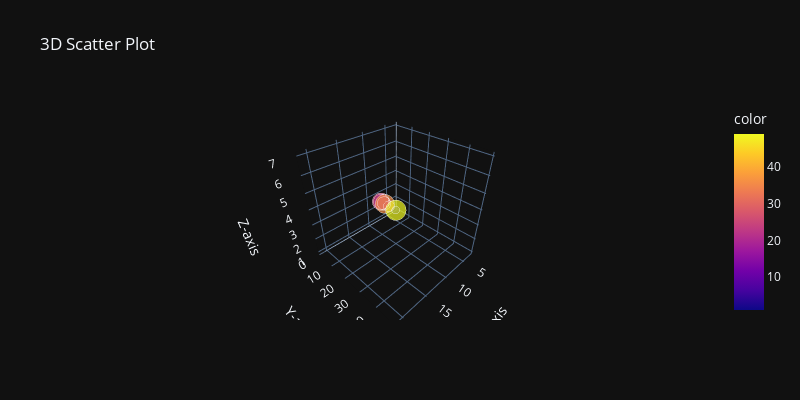

The notebook cell saved with this chart:
### Code cell
x = [3,6,9,12,15,18,21]
y = [1,4,9,16,25,36,49]
z = [1,2,3,4,5,6,7]
fig = px.scatter_3d(x=x, y=y, z=z, title= '3D Scatter Plot', labels={'x':'X-axis', 'y':'Y-axis', 'z':'Z-axis'},
                 width=800, height=400, template='plotly_dark', size=x , color=y)
fig.show()

### Figure 1 — Plotly figure (JSON) as saved in the notebook; plotly's stock layout.template omitted (floating-point values rounded to 4 significant figures)
{"data": [{"hovertemplate": "X-axis=%{x}<br>Y-axis=%{y}<br>Z-axis=%{z}<br>size=%{marker.size}<br>color=%{marker.color}<extra></extra>", "legendgroup": "", "marker": {"color": [1, 4, 9, 16, 25, 36, 49], "coloraxis": "coloraxis", "size": [3, 6, 9, 12, 15, 18, 21], "sizemode": "area", "sizeref": 0.0525, "symbol": "circle"}, "mode": "markers", "name": "", "scene": "scene", "showlegend": false, "type": "scatter3d", "x": [3, 6, 9, 12, 15, 18, 21], "y": [1, 4, 9, 16, 25, 36, 49], "z": [1, 2, 3, 4, 5, 6, 7]}], "layout": {"coloraxis": {"colorbar": {"title": {"text": "color"}}, "colorscale": [[0, "#0d0887"], [0.1111, "#46039f"], [0.2222, "#7201a8"], [0.3333, "#9c179e"], [0.4444, "#bd3786"], [0.5556, "#d8576b"], [0.6667, "#ed7953"], [0.7778, "#fb9f3a"], [0.8889, "#fdca26"], [1, "#f0f921"]]}, "height": 400, "legend": {"itemsizing": "constant", "tracegroupgap": 0}, "scene": {"domain": {"x": [0, 1], "y": [0, 1]}, "xaxis": {"title": {"text": "X-axis"}}, "yaxis": {"title": {"text": "Y-axis"}}, "zaxis": {"title": {"text": "Z-axis"}}}, "title": {"text": "3D Scatter Plot"}, "width": 800}}
